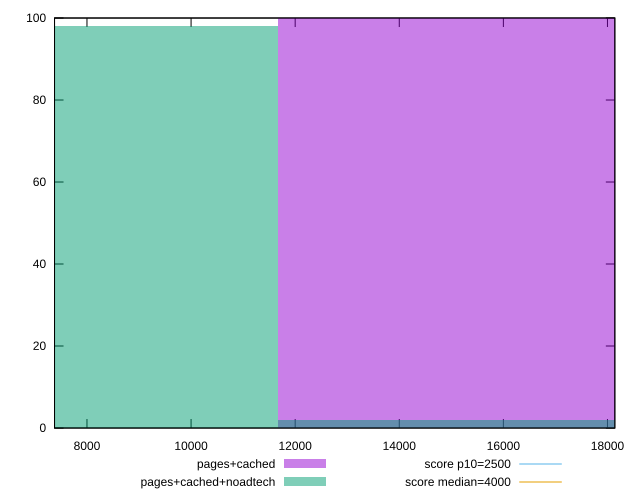

Generate this figure with gnuplot:
reset

$pagesCached <<EOF
15564.34180549346 100
EOF

$pagesCachedNoadtech <<EOF
7782.17090274673 98
15564.34180549346 2
EOF

set key outside below
set boxwidth 7782.17090274673
set xrange [7376.646000000001:18141.322]
set yrange [0:100]
set trange [0:100]
set style fill transparent solid 0.5 noborder

set parametric
set terminal svg size 640, 500 enhanced background rgb 'white'
set output "report_00015_2021-02-09T16-11-33.973Z/largest-contentful-paint/comparison/histogram/1_vs_2.svg"

plot $pagesCached title "pages+cached" with boxes, \
     $pagesCachedNoadtech title "pages+cached+noadtech" with boxes, \
     2500,t title "score p10=2500", \
     4000,t title "score median=4000"

reset
